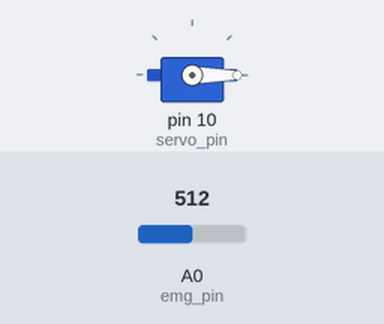
A sketch run on a simulated Arduino Uno, built with avr-gcc and run on an emulated ATmega328P. On the bench: servo. Inputs (shaded band) come from the test bench; at power-on: A0 (emg_pin) = 512.

Above: at 0.05 s.
At 2.0 s:
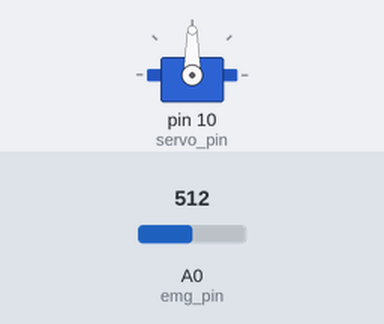
At 5.0 s:
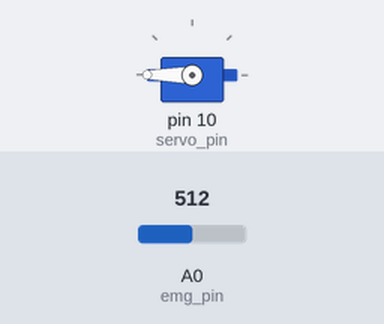
Timing chart, 0 to 6.5 s (numbered marks = the images above):
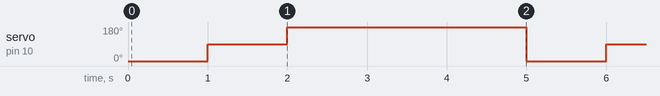

Measured:
- by itself, servo on pin 10 (servo_pin): repeats every 5.0 s: 180° 3.0 s, 0° 1.0 s, 90° 1.0 s

The sketch:

servotest_S.ino
```cpp
/*
EMG sensor set up with one servo
black wire is ground
red wire is power
yellow wire is input
*/
#include <Servo.h>

Servo servo;
int servo_pin = 10;
int emg_pin = A0;
int emg_val = 0;
int servo_val = 0;

void setup() {
  pinMode(servo_pin, INPUT);
  servo.attach(servo_pin);
  Serial.begin(9600);
}

void loop() {
  emg_val = analogRead(emg_pin);
  servo_val = map(emg_val, 0, 1023, 0, 179);
  servo.write(0);
  delay(1000);
  servo.write(90);
  delay(1000);
  servo.write(180);
  delay(1000);
  servo.write(270);
  delay(1000);
  servo.write(360);
  delay(1000);
}
```
